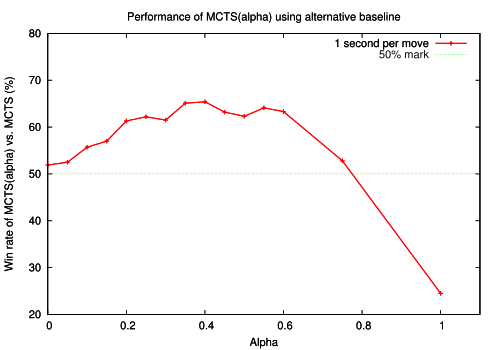

Generate this figure with gnuplot:
set terminal postscript eps enhanced color "Helvetica" 16
set out 'bt-alt-alpha.eps'
set title 'Performance of MCTS(alpha) using alternative baseline'
set multiplot
set xlabel 'Alpha'
set ylabel 'Win rate of MCTS(alpha) vs. MCTS (%)'
set xrange [0:1.1]
set yrange [:80]
plot "bt-base-1s-alpha.dat" using 1:2 with linespoints lt 1 lw 3 title '1 second per move', \
     f(x)=50.0
replot f(x) w l lw 1 lt 2 title '50% mark'
